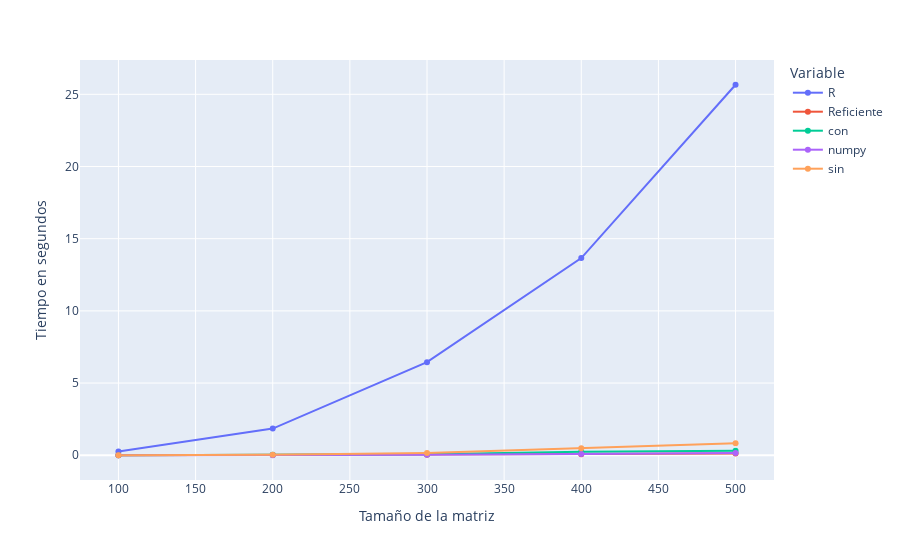

The notebook cell saved with this chart:
### Code cell
fig = px.line(df2, x="experiment", y="Valor", color='Variable', markers=True, title='', labels=labels)
fig.show()

### Figure 1 — Plotly figure (JSON) as saved in the notebook; plotly's stock layout.template omitted (floating-point values rounded to 4 significant figures)
{"data": [{"hovertemplate": "Variable=R<br>Tamaño de la matriz=%{x}<br>Tiempo en segundos=%{y}<extra></extra>", "legendgroup": "R", "line": {"color": "#636efa", "dash": "solid"}, "marker": {"symbol": "circle"}, "mode": "lines+markers", "name": "R", "orientation": "v", "showlegend": true, "type": "scatter", "x": [100, 200, 300, 400, 500], "xaxis": "x", "y": [0.2554, 1.85, 6.448, 13.66, 25.66], "yaxis": "y"}, {"hovertemplate": "Variable=Reficiente<br>Tamaño de la matriz=%{x}<br>Tiempo en segundos=%{y}<extra></extra>", "legendgroup": "Reficiente", "line": {"color": "#EF553B", "dash": "solid"}, "marker": {"symbol": "circle"}, "mode": "lines+markers", "name": "Reficiente", "orientation": "v", "showlegend": true, "type": "scatter", "x": [100, 200, 300, 400, 500], "xaxis": "x", "y": [0.002892, 0.01917, 0.03381, 0.06464, 0.1136], "yaxis": "y"}, {"hovertemplate": "Variable=con<br>Tamaño de la matriz=%{x}<br>Tiempo en segundos=%{y}<extra></extra>", "legendgroup": "con", "line": {"color": "#00cc96", "dash": "solid"}, "marker": {"symbol": "circle"}, "mode": "lines+markers", "name": "con", "orientation": "v", "showlegend": true, "type": "scatter", "x": [100, 200, 300, 400, 500], "xaxis": "x", "y": [0.003534, 0.03112, 0.06292, 0.2454, 0.3113], "yaxis": "y"}, {"hovertemplate": "Variable=numpy<br>Tamaño de la matriz=%{x}<br>Tiempo en segundos=%{y}<extra></extra>", "legendgroup": "numpy", "line": {"color": "#ab63fa", "dash": "solid"}, "marker": {"symbol": "circle"}, "mode": "lines+markers", "name": "numpy", "orientation": "v", "showlegend": true, "type": "scatter", "x": [100, 200, 300, 400, 500], "xaxis": "x", "y": [0.0009737, 0.009316, 0.03023, 0.0841, 0.1565], "yaxis": "y"}, {"hovertemplate": "Variable=sin<br>Tamaño de la matriz=%{x}<br>Tiempo en segundos=%{y}<extra></extra>", "legendgroup": "sin", "line": {"color": "#FFA15A", "dash": "solid"}, "marker": {"symbol": "circle"}, "mode": "lines+markers", "name": "sin", "orientation": "v", "showlegend": true, "type": "scatter", "x": [100, 200, 300, 400, 500], "xaxis": "x", "y": [0.004813, 0.0432, 0.1556, 0.4923, 0.832], "yaxis": "y"}], "layout": {"legend": {"title": {"text": "Variable"}, "tracegroupgap": 0}, "margin": {"t": 60}, "xaxis": {"anchor": "y", "domain": [0, 1], "title": {"text": "Tamaño de la matriz"}}, "yaxis": {"anchor": "x", "domain": [0, 1], "title": {"text": "Tiempo en segundos"}}}}
